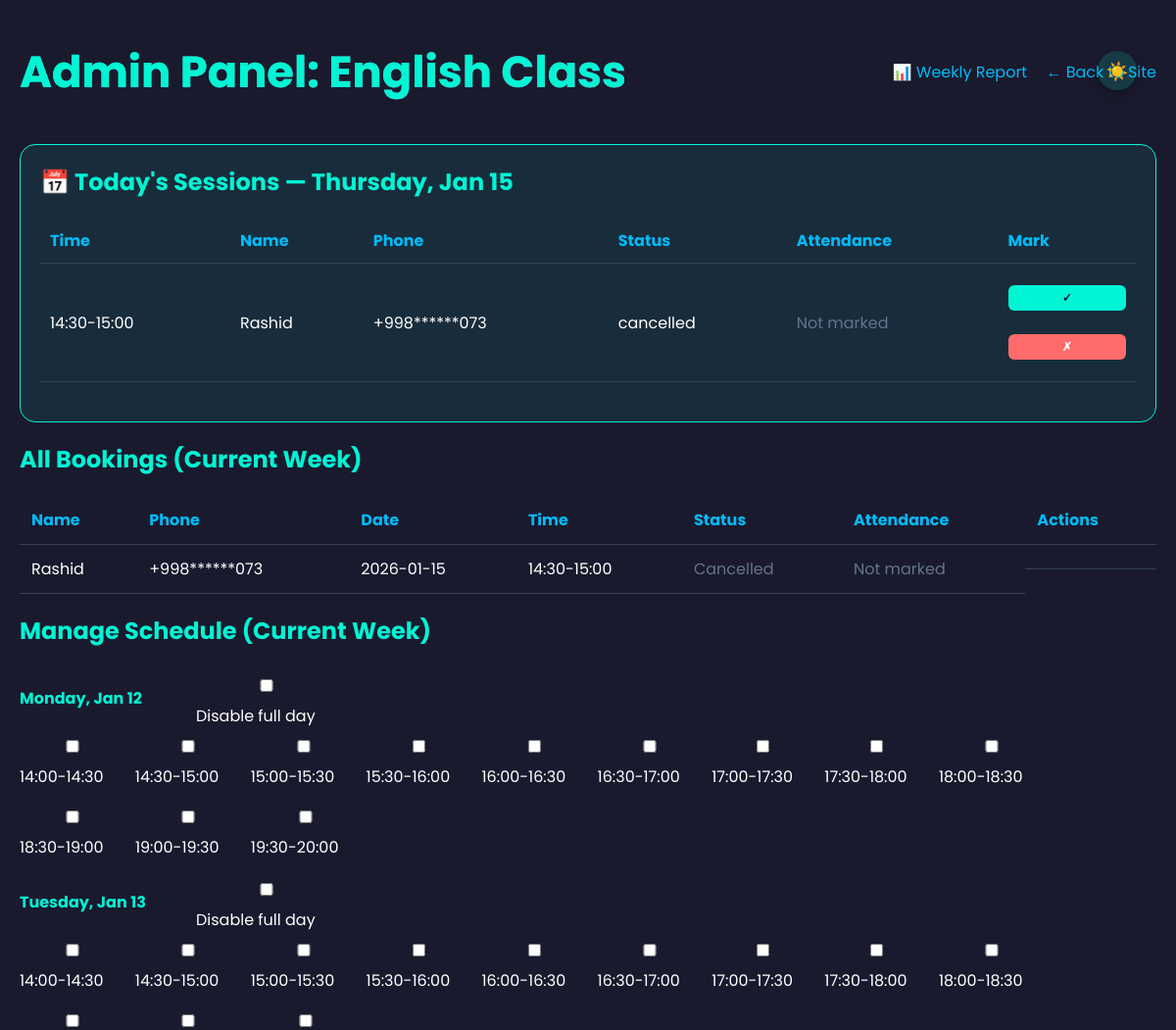
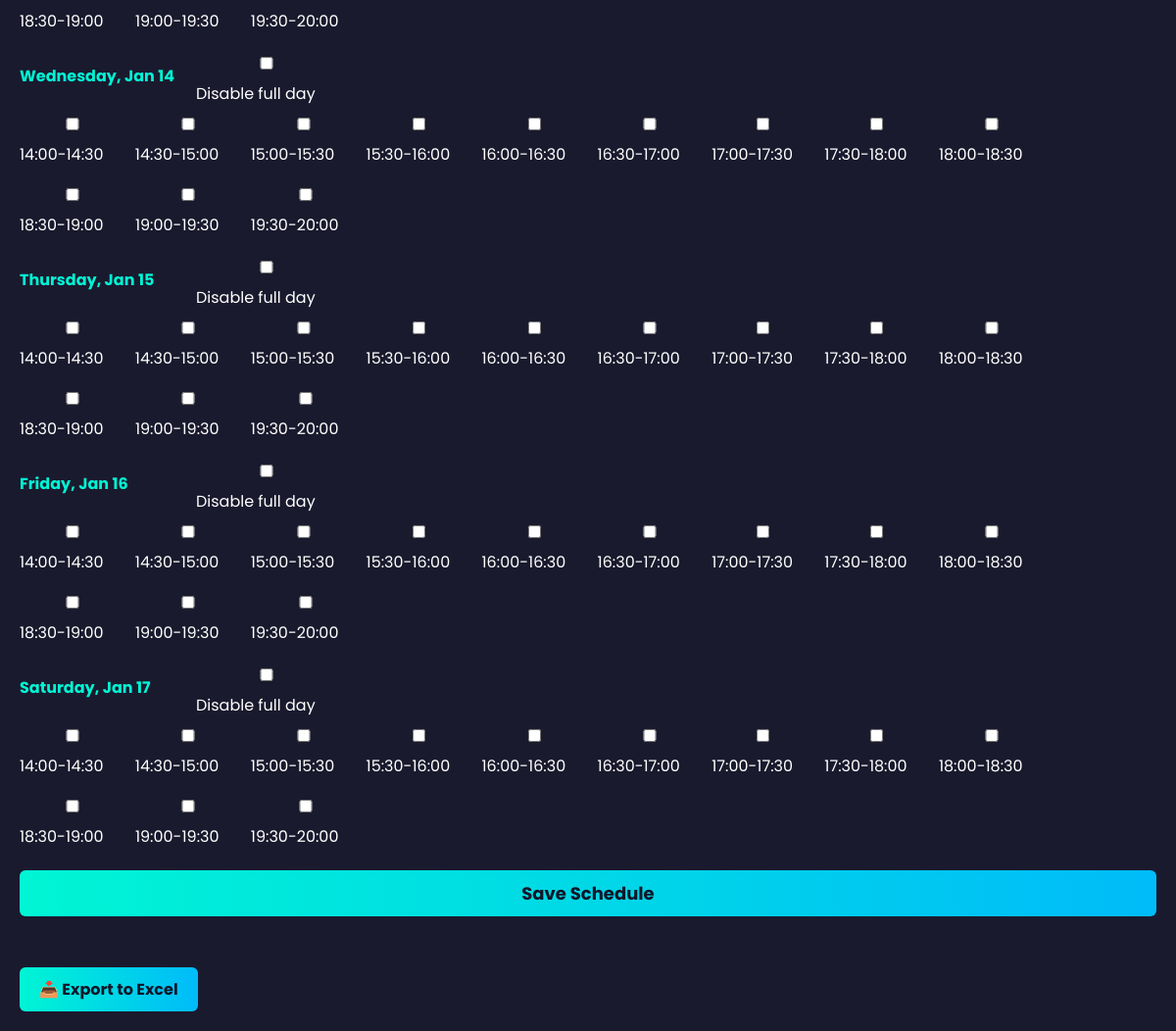
/admin (signed in), run on the app's committed database (2 pictures, top to bottom).
### tables this page shows
CREATE TABLE bookings (
    id INTEGER PRIMARY KEY AUTOINCREMENT,
    name TEXT NOT NULL,
    phone TEXT NOT NULL,
    date DATE NOT NULL,
    time_slot TEXT NOT NULL,
    status TEXT NOT NULL DEFAULT 'confirmed',
    created_at TIMESTAMP DEFAULT CURRENT_TIMESTAMP
, attended INTEGER);

### app.py (the view, shortened to what this page needs)
@app.route('/admin', methods=['GET', 'POST'])
def admin():
    if request.method == 'POST':
        if request.form.get('password') == 'teacher123':
            session['admin'] = True
        else:
            return "Invalid password", 403
    today = date.today().isoformat()
    with get_db() as conn:
        today_bookings = conn.execute("""
            SELECT id, name, phone, time_slot, status, attended FROM bookings
            WHERE date = ?
            ORDER BY time_slot
        """, (today,)).fetchall()
        bookings = conn.execute("""
            SELECT id, name, phone, date, time_slot, status, attended FROM bookings
            WHERE date >= ? ORDER BY date, time_slot
        """, (date.today().isoformat(),)).fetchall()
        dates = get_current_week_dates()
        schedule_data = []
        for d in dates:
            overrides = conn.execute(
                "SELECT time_slot FROM availability_override WHERE date = ?",
                (d.isoformat(),)
            ).fetchall()
            disabled_slots = set(row[0] for row in overrides if row[0] is not None)
            full_day_disabled = any(row[0] is None for row in overrides)
            schedule_data.append({
                'date': d,
                'full_disabled': full_day_disabled,
                'disabled_slots': disabled_slots
            })
    masked_today = []
    for b in today_bookings:
        masked_phone = mask_phone(b[2])
        masked_today.append((b[0], b[1], masked_phone, b[3], b[4], b[5]))
    masked_bookings = []
    for b in bookings:
        masked_phone = mask_phone(b[2])
        masked_bookings.append((b[0], b[1], masked_phone, b[3], b[4], b[5], b[6]))
    return render_template(
        'admin.html',
        today_bookings=masked_today,
        bookings=masked_bookings,
        schedule_data=schedule_data,
        slots=SLOTS,
        today=date.today().strftime('%A, %b %d')
    )

### app.py (called while the page is built)
def get_db():
    conn = sqlite3.connect('database.db')
    conn.execute("PRAGMA foreign_keys = ON")
    return conn

def mask_phone(phone):
    if len(phone) >= 7:
        return phone[:4] + '*' * (len(phone) - 7) + phone[-3:]
    return phone

def get_current_week_dates():
    today = date.today()
    if today.weekday() == 6:  # Sunday
        start = today + timedelta(days=1)
    else:
        start = today - timedelta(days=today.weekday())
    return [start + timedelta(days=i) for i in range(6)]  # Mon to Sat

### templates/admin.html (shortened to what this page needs)
<!DOCTYPE html>
<html lang="en">
<head>
    <link rel="stylesheet" href="{{ url_for('static', filename='style.css') }}">
</head>
<body>
    <div class="container">
        <button class="theme-toggle" id="themeToggle">🌓</button>
        <div class="top-bar">
            <h1>Admin Panel: English Class</h1>
            <div>
                <a href="/admin/reports" style="margin-right: 15px;">📊 Weekly Report</a>
                <a href="/">← Back to Site</a>
            </div>
        </div>
        {% if today_bookings %}
        <div class="report-card" style="background: rgba(0, 245, 212, 0.08); border: 1px solid #00f5d4;">
            <h2 style="color: #00f5d4; margin-top: 0;">📅 Today's Sessions — {{ today }}</h2>
            <table style="width: 100%; border-collapse: collapse;">
                <thead>
                    <tr>
                        <th style="padding: 10px; text-align: left; border-bottom: 1px solid #334155;">Time</th>
                        <th style="padding: 10px; text-align: left; border-bottom: 1px solid #334155;">Name</th>
                        <th style="padding: 10px; text-align: left; border-bottom: 1px solid #334155;">Phone</th>
                        <th style="padding: 10px; text-align: left; border-bottom: 1px solid #334155;">Status</th>
                        <th style="padding: 10px; text-align: left; border-bottom: 1px solid #334155;">Attendance</th>
                        <th style="padding: 10px; text-align: left; border-bottom: 1px solid #334155;">Mark</th>
                    </tr>
                </thead>
                <tbody>
                    {% for b in today_bookings %}
                    <tr>
                        <td style="padding: 10px; border-bottom: 1px solid #334155;">{{ b[3] }}</td>
                        <td style="padding: 10px; border-bottom: 1px solid #334155;">{{ b[1] }}</td>
                        <td style="padding: 10px; border-bottom: 1px solid #334155;">{{ b[2] }}</td>
                        <td style="padding: 10px; border-bottom: 1px solid #334155;">
                            {% if b[4] == 'confirmed' %}
                                <span style="color: #00f5d4;">Confirmed</span>
                            {% elif b[4] == 'pending_cancellation' %}
                                <span style="color: #f15bb5; font-weight: bold;">Cancellation Requested</span>
                            {% else %}
                                {{ b[4] }}
                            {% endif %}
                        </td>
                        <td style="padding: 10px; border-bottom: 1px solid #334155;">
                            {% if b[5] == 1 %}
                                <span style="color: #00f5d4;">Present</span>
                            {% elif b[5] == 0 %}
                                <span style="color: #ff6b6b;">Absent</span>
                            {% else %}
                                <span style="color: #64748b;">Not marked</span>
                            {% endif %}
                        </td>
                        <td style="padding: 10px; border-bottom: 1px solid #334155;">
                            {% if b[5] is none %}
                            <form method="post" action="/admin/set_attendance/{{ b[0] }}/1" style="display:inline;">
                                <button type="submit" class="btn btn-present" style="padding: 4px 8px; font-size: 12px;">✓</button>
                            </form>
                            <form method="post" action="/admin/set_attendance/{{ b[0] }}/0" style="display:inline;">
                                <button type="submit" class="btn btn-absent" style="padding: 4px 8px; font-size: 12px;">✗</button>
                            </form>
                            {% endif %}
                        </td>
                    </tr>
                    {% endfor %}
                </tbody>
            </table>
        </div>
        {% else %}
        <div class="report-card" style="background: rgba(100, 116, 139, 0.15); border: 1px dashed #64748b;">
            <h2 style="color: #64748b; margin-top: 0;">📅 No sessions scheduled for today — {{ today }}</h2>
        </div>
        {% endif %}
        <h2>All Bookings (Current Week)</h2>
        <table>
            <tr>
                <th>Name</th>
                <th>Phone</th>
                <th>Date</th>
                <th>Time</th>
                <th>Status</th>
                <th>Attendance</th>
                <th>Actions</th>
            </tr>
            {% for b in bookings %}
            <tr>
                <td>{{ b[1] }}</td>
                <td>{{ b[2] }}</td>
                <td>{{ b[3] }}</td>
                <td>{{ b[4] }}</td>
                <td>
                    {% if b[5] == 'confirmed' %}
                        <span>Confirmed</span>
                    {% elif b[5] == 'cancelled' %}
                        <span style="color: #64748b;">Cancelled</span>
                    {% elif b[5] == 'pending_cancellation' %}
                        <span class="status-pending">Cancellation Requested</span>
                    {% else %}
                        {{ b[5] }}
                    {% endif %}
                </td>
                <td>
                    {% if b[6] == 1 %}
                        <span class="status-present">Present</span>
                    {% elif b[6] == 0 %}
                        <span class="status-absent">Absent</span>
                    {% else %}
                        <span class="status-not-marked">Not marked</span>
                    {% endif %}
                </td>
                <td class="actions">
                </td>
            </tr>
            {% endfor %}
        </table>
        <h2>Manage Schedule (Current Week)</h2>
        <form method="POST" action="/admin/update_schedule">
            {% for item in schedule_data %}
            <div class="date-row">
                <div class="date-label">{{ item.date.strftime('%A, %b %d') }}</div>
                <label>
                    <input type="checkbox" name="disable_{{ item.date }}" {% if item.full_disabled %}checked{% endif %}>
                    Disable full day
                </label>
                {% if not item.full_disabled %}
                <div class="checkbox-group">
                    {% for slot in slots %}
                    <label>
                        <input type="checkbox" name="disable_{{ item.date }}_{{ slot }}"
                               {% if slot in item.disabled_slots %}checked{% endif %}>
                        {{ slot }}
                    </label>
                    {% endfor %}
                </div>
                {% endif %}
            </div>
            {% endfor %}
            <button type="submit" class="save-btn">Save Schedule</button>
        </form>
        <div style="margin-top: 30px;">
            <a href="/admin/export_excel" class="save-btn">📥 Export to Excel</a>
        </div>
    </div>
</body>
</html>

### static/style.css (style rules this page uses)
:root { --bg-primary: #1a1a2e; --bg-secondary: #16213e; --card-bg: #0f3460; --text-primary: #ffffff; --text-secondary: #b0b0c0; --accent: #00f5d4; --accent-hover: #00bbf9; --unavailable-bg: #1e293b; --border-color: rgba(0, 245, 212, 0.1); --shadow: rgba(0, 0, 0, 0.3); }
* { margin: 0; padding: 0; box-sizing: border-box; }
body { font-family: 'Poppins', -apple-system, BlinkMacSystemFont, sans-serif; background: var(--bg-primary); color: var(--text-primary); min-height: 100vh; padding: 20px; transition: background 0.3s ease; }
.container { max-width: 1200px; margin: 0 auto; position: relative; }
.theme-toggle { position: absolute; top: 20px; right: 20px; background: var(--card-bg); border: none; width: 40px; height: 40px; border-radius: 50%; color: var(--accent); font-size: 18px; cursor: pointer; display: flex; align-items: center; justify-content: center; box-shadow: 0 4px 12px var(--shadow); z-index: 100; }
h1 { text-align: center; font-size: 2.8em; margin: 20px 0 10px; background: linear-gradient(90deg, var(--accent), #f15bb5); -webkit-background-clip: text; background-clip: text; color: transparent; font-weight: 700; }
input, button { width: 100%; padding: 14px; margin: 12px 0; border-radius: 12px; border: 1px solid #334155; background: var(--card-bg); color: var(--text-primary); font-size: 16px; font-family: inherit; transition: border-color 0.2s; }
button { background: linear-gradient(90deg, var(--accent), var(--accent-hover)); color: #0f172a; font-weight: bold; border: none; cursor: pointer; font-size: 18px; transition: transform 0.2s, box-shadow 0.2s; }
.btn { background: #ff6b6b; color: white; border: none; padding: 8px 16px; border-radius: 8px; cursor: pointer; font-weight: bold; }

### templates/admin.html (style rules this page uses)
body { font-family: 'Poppins', sans-serif; background: #1a1a2e; color: white; padding: 20px; }
.container { max-width: 1200px; margin: 0 auto; position: relative; }
h1, h2 { margin: 20px 0; color: #00f5d4; }
table { width: 100%; border-collapse: collapse; margin: 20px 0; }
th, td { padding: 12px; text-align: left; border-bottom: 1px solid #334155; }
th { color: #00bbf9; }
.actions { display: flex; gap: 8px; flex-wrap: wrap; }
.btn { padding: 6px 12px; border: none; border-radius: 6px; cursor: pointer; font-weight: bold; font-size: 14px; white-space: nowrap; }
.btn-present { background: #00f5d4; color: #0f172a; }
.btn-absent { background: #ff6b6b; color: white; }
.status-not-marked { color: #64748b; }
.date-row { display: flex; align-items: center; margin: 12px 0; flex-wrap: wrap; }
.date-label { width: 180px; font-weight: bold; color: #00f5d4; }
.checkbox-group { display: flex; flex-wrap: wrap; gap: 10px; }
input[type="checkbox"] { margin-right: 5px; }
button.save-btn, a.save-btn { background: linear-gradient(90deg, #00f5d4, #00bbf9); color: #0f172a; border: none; padding: 10px 20px; border-radius: 6px; font-weight: bold; cursor: pointer; margin-top: 10px; text-decoration: none; display: inline-block; }
a { color: #00bbf9; text-decoration: none; }
.top-bar { display: flex; justify-content: space-between; align-items: center; margin-bottom: 20px; }
.theme-toggle { background: rgba(0, 245, 212, 0.15); color: #00f5d4; border: none; width: 40px; height: 40px; border-radius: 50%; font-size: 18px; cursor: pointer; display: flex; align-items: center; justify-content: center; box-shadow: 0 4px 12px rgba(0,0,0,0.3); position: absolute; top: 20px; right: 20px; }
.report-card { background: #16213e; padding: 20px; border-radius: 16px; margin-bottom: 20px; border: 1px solid #334155; }

### data on the page
bookings: time_slot "14:30-15:00", name "Rashid", b "+998******073", status "cancelled", date "2026-01-15", shows "Cancelled"

### other printed values
{{ item.date.strftime('%A, %b %d') }} "Monday, Jan 12" "Tuesday, Jan 13" "Wednesday, Jan 14" "Thursday, Jan 15" "Friday, Jan 16" "Saturday, Jan 17"
{{ slot }} "14:00-14:30" "14:30-15:00" "15:00-15:30" "15:30-16:00" "16:00-16:30" "16:30-17:00" "17:00-17:30" "17:30-18:00" "18:00-18:30" "18:30-19:00" "19:00-19:30" "19:30-20:00" "14:00-14:30" "14:30-15:00" "15:00-15:30" "15:30-16:00" "16:00-16:30" "16:30-17:00" "17:00-17:30" "17:30-18:00" "18:00-18:30" "18:30-19:00" "19:00-19:30" "19:30-20:00" "14:00-14:30" "14:30-15:00" "15:00-15:30" "15:30-16:00" "16:00-16:30" "16:30-17:00" "17:00-17:30" "17:30-18:00" "18:00-18:30" "18:30-19:00" "19:00-19:30" "19:30-20:00" "14:00-14:30" "14:30-15:00" "15:00-15:30" "15:30-16:00" "16:00-16:30" "16:30-17:00" "17:00-17:30" "17:30-18:00" "18:00-18:30" "18:30-19:00" "19:00-19:30" "19:30-20:00" "14:00-14:30" "14:30-15:00" "15:00-15:30" "15:30-16:00" "16:00-16:30" "16:30-17:00" "17:00-17:30" "17:30-18:00" "18:00-18:30" "18:30-19:00" "19:00-19:30" "19:30-20:00" "14:00-14:30" "14:30-15:00" "15:00-15:30" "15:30-16:00" "16:00-16:30" "16:30-17:00" "17:00-17:30" "17:30-18:00" "18:00-18:30" "18:30-19:00" "19:00-19:30" "19:30-20:00"
